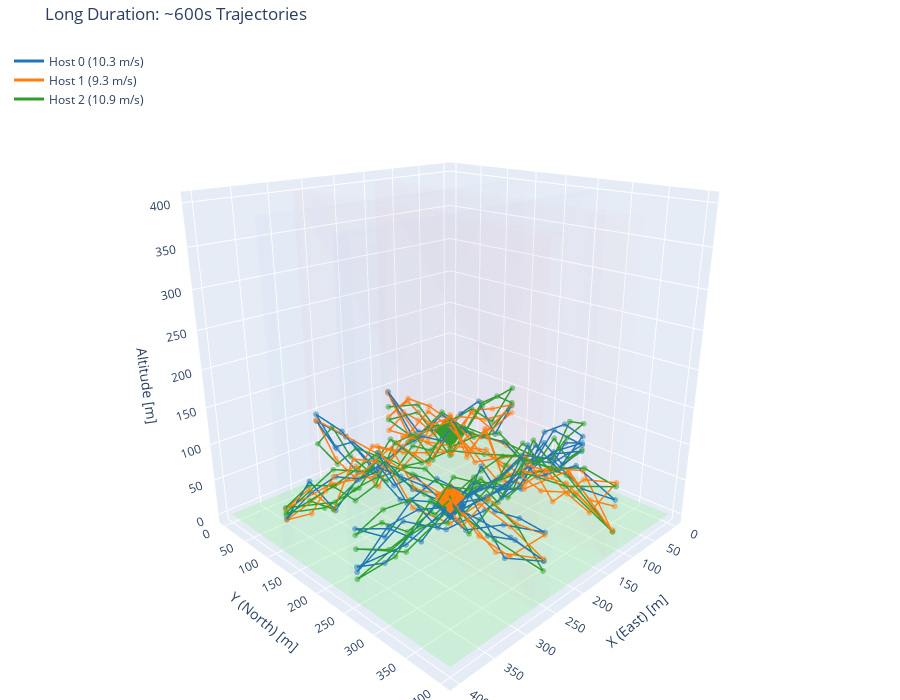

Notebook cell for this chart:
### Markdown cell above
## Example 3: Long Duration Trajectories

Trajectories lasting at least 600 seconds.

### Code cell
corridors = generate_corridors(num_ew=2, num_ns=2, width="25", spacing="130", seed=10)
trajectories = generate_trajectories(corridors, hosts=3, min_duration=600, speed="8-12", seed=10)

print(f"Generated {len(trajectories)} long trajectories")
for tid, tdata in trajectories.items():
    wps = tdata['waypoints']
    # Calculate total distance
    dist = sum(((wps[i+1][0]-wps[i][0])**2 + (wps[i+1][1]-wps[i][1])**2)**0.5 
               for i in range(len(wps)-1))
    duration = dist / tdata['speed']
    print(f"  Host {tid}: {len(wps)} waypoints, {tdata['speed']:.1f} m/s, ~{duration:.0f}s")

fig = visualize_trajectories(corridors, trajectories, title="Long Duration: ~600s Trajectories")
fig.show()

### Figure 1 — Plotly figure (JSON) as saved in the notebook; plotly's stock layout.template omitted (floating-point values rounded to 4 significant figures; data arrays with more than 128 entries replaced by an {"elided": "..."} marker saying what was removed)
{"data": [{"color": "lightgreen", "hoverinfo": "skip", "i": [0, 0], "j": [1, 2], "k": [2, 3], "name": "Ground", "opacity": 0.3, "showlegend": false, "type": "mesh3d", "x": [0, 400, 400, 0], "y": [0, 0, 400, 400], "z": [0, 0, 0, 0]}, {"color": "rgba(100, 150, 255, 0.1)", "hoverinfo": "skip", "i": [0, 0, 4, 4, 0, 1, 0, 3, 1, 2, 4, 5], "j": [1, 2, 5, 6, 1, 5, 3, 7, 2, 6, 5, 6], "k": [2, 3, 6, 7, 4, 4, 4, 4, 5, 5, 1, 2], "name": "EW corridor", "opacity": 0.1, "showlegend": false, "type": "mesh3d", "x": [0, 400, 400, 0, 0, 400, 400, 0], "y": [117.5, 117.5, 142.5, 142.5, 117.5, 117.5, 142.5, 142.5], "z": [0, 0, 0, 0, 400, 400, 400, 400]}, {"color": "rgba(100, 150, 255, 0.1)", "hoverinfo": "skip", "i": [0, 0, 4, 4, 0, 1, 0, 3, 1, 2, 4, 5], "j": [1, 2, 5, 6, 1, 5, 3, 7, 2, 6, 5, 6], "k": [2, 3, 6, 7, 4, 4, 4, 4, 5, 5, 1, 2], "name": "EW corridor", "opacity": 0.1, "showlegend": false, "type": "mesh3d", "x": [0, 400, 400, 0, 0, 400, 400, 0], "y": [247.5, 247.5, 272.5, 272.5, 247.5, 247.5, 272.5, 272.5], "z": [0, 0, 0, 0, 400, 400, 400, 400]}, {"color": "rgba(255, 100, 100, 0.1)", "hoverinfo": "skip", "i": [0, 0, 4, 4, 0, 1, 0, 3, 1, 2, 4, 5], "j": [1, 2, 5, 6, 1, 5, 3, 7, 2, 6, 5, 6], "k": [2, 3, 6, 7, 4, 4, 4, 4, 5, 5, 1, 2], "name": "NS corridor", "opacity": 0.1, "showlegend": false, "type": "mesh3d", "x": [117.5, 142.5, 142.5, 117.5, 117.5, 142.5, 142.5, 117.5], "y": [0, 0, 400, 400, 0, 0, 400, 400], "z": [0, 0, 0, 0, 400, 400, 400, 400]}, {"color": "rgba(255, 100, 100, 0.1)", "hoverinfo": "skip", "i": [0, 0, 4, 4, 0, 1, 0, 3, 1, 2, 4, 5], "j": [1, 2, 5, 6, 1, 5, 3, 7, 2, 6, 5, 6], "k": [2, 3, 6, 7, 4, 4, 4, 4, 5, 5, 1, 2], "name": "NS corridor", "opacity": 0.1, "showlegend": false, "type": "mesh3d", "x": [247.5, 272.5, 272.5, 247.5, 247.5, 272.5, 272.5, 247.5], "y": [0, 0, 400, 400, 0, 0, 400, 400], "z": [0, 0, 0, 0, 400, 400, 400, 400]}, {"hovertemplate": "Host 0<br>x: %{x:.1f}<br>y: %{y:.1f}<br>z: %{z:.1f}<extra></extra>", "line": {"color": "#1f77b4", "width": 3}, "mode": "lines", "name": "Host 0 (10.3 m/s)", "type": "scatter3d", "x": {"elided": "129 float values"}, "y": {"elided": "129 float values"}, "z": {"elided": "129 float values"}}, {"hoverinfo": "skip", "marker": {"color": "#1f77b4", "opacity": 0.5, "size": 2}, "mode": "markers", "showlegend": false, "type": "scatter3d", "x": {"elided": "129 float values"}, "y": {"elided": "129 float values"}, "z": {"elided": "129 float values"}}, {"hovertemplate": "Host 0 START<br>x: %{x:.1f}<br>y: %{y:.1f}<br>z: %{z:.1f}<extra></extra>", "marker": {"color": "#1f77b4", "size": 8, "symbol": "diamond"}, "mode": "markers", "name": "Host 0 start", "showlegend": false, "type": "scatter3d", "x": [260], "y": [260], "z": [63.78]}, {"hovertemplate": "Host 1<br>x: %{x:.1f}<br>y: %{y:.1f}<br>z: %{z:.1f}<extra></extra>", "line": {"color": "#ff7f0e", "width": 3}, "mode": "lines", "name": "Host 1 (9.3 m/s)", "type": "scatter3d", "x": [260, 260, 260, 260, 260, 260, 260, 260, 260, 260, 260, 260, 260, 260, 260, 260, 260, 260, 260, 260, 260, 260, 260, 260, 260, 216.7, 173.3, 130, 86.67, 43.33, 0, 66.67, 133.3, 200, 266.7, 333.3, 400, 366.2, 332.5, 298.8, 265, 231.2, 197.5, 163.8, 130, 130, 130, 130, 130, 130, 130, 130, 130, 130, 130, 130, 130, 130, 130, 130, 130, 130, 130, 130, 130, 86.67, 43.33, 0, 57.14, 114.3, 171.4, 228.6, 285.7, 342.9, 400, 365, 330, 295, 260, 216.7, 173.3, 130, 130, 130, 130, 130, 130, 130, 130, 130, 130, 130, 130, 130, 130, 130, 130, 130, 130, 130, 130, 130, 130, 130, 130, 130, 130, 130, 130, 130, 130, 130, 130, 130, 130, 130, 130, 130, 130, 130, 130, 130, 130, 130, 130], "y": [260, 306.7, 353.3, 400, 360, 320, 280, 240, 200, 160, 120, 80, 40, 0, 65, 130, 197.5, 265, 332.5, 400, 353.3, 306.7, 260, 195, 130, 130, 130, 130, 130, 130, 130, 130, 130, 130, 130, 130, 130, 130, 130, 130, 130, 130, 130, 130, 130, 163.8, 197.5, 231.2, 265, 298.8, 332.5, 366.2, 400, 355.6, 311.1, 266.7, 222.2, 177.8, 133.3, 88.89, 44.44, 0, 43.33, 86.67, 130, 130, 130, 130, 130, 130, 130, 130, 130, 130, 130, 130, 130, 130, 130, 130, 130, 130, 197.5, 265, 332.5, 400, 353.3, 306.7, 260, 227.5, 195, 162.5, 130, 97.5, 65, 32.5, 0, 43.33, 86.67, 130, 173.3, 216.7, 260, 330, 400, 346, 292, 238, 184, 130, 86.67, 43.33, 0, 33.33, 66.67, 100, 133.3, 166.7, 200, 233.3, 266.7, 300, 333.3, 366.7, 400], "z": [72.72, 41.8, 36.68, 85.34, 82.14, 96.58, 43.42, 70.03, 60.75, 98.24, 90.87, 31.12, 44.09, 89.36, 86.69, 83.48, 76.03, 70.48, 32.56, 55.62, 74.69, 84.09, 38.22, 32.18, 94.47, 70.45, 54.34, 40.19, 90.59, 79.45, 72.69, 42.26, 87.69, 87.56, 54.03, 69.11, 62.09, 74.88, 32.89, 90.21, 74.8, 43.31, 60.01, 93.67, 93.07, 51.77, 96.49, 33.47, 42.37, 74.53, 55.23, 42.99, 96.32, 83.44, 35.44, 83.17, 64.42, 41.79, 86.62, 97.43, 95.88, 52.98, 91.58, 70.7, 59.44, 86.92, 46.45, 59.59, 67.35, 89.46, 36.93, 88.36, 66.53, 63.26, 47.12, 41.06, 77.39, 78.54, 36.78, 93.41, 70.79, 50.11, 67.19, 35.24, 86.79, 31.21, 94.3, 80.89, 55.09, 38.91, 97.14, 44.11, 93.43, 57.04, 68.15, 71.69, 91.16, 38.62, 88.7, 78.0, 56.97, 31.02, 60.38, 68.62, 33.69, 61.87, 43.0, 57.92, 62.19, 96.68, 47.72, 36.38, 30.93, 66.74, 39.86, 37.32, 38.43, 79.38, 86.47, 86.68, 70.31, 74.46, 82.76, 59.94, 65.68]}, {"hoverinfo": "skip", "marker": {"color": "#ff7f0e", "opacity": 0.5, "size": 2}, "mode": "markers", "showlegend": false, "type": "scatter3d", "x": [260, 260, 260, 260, 260, 260, 260, 260, 260, 260, 260, 260, 260, 260, 260, 260, 260, 260, 260, 260, 260, 260, 260, 260, 260, 216.7, 173.3, 130, 86.67, 43.33, 0, 66.67, 133.3, 200, 266.7, 333.3, 400, 366.2, 332.5, 298.8, 265, 231.2, 197.5, 163.8, 130, 130, 130, 130, 130, 130, 130, 130, 130, 130, 130, 130, 130, 130, 130, 130, 130, 130, 130, 130, 130, 86.67, 43.33, 0, 57.14, 114.3, 171.4, 228.6, 285.7, 342.9, 400, 365, 330, 295, 260, 216.7, 173.3, 130, 130, 130, 130, 130, 130, 130, 130, 130, 130, 130, 130, 130, 130, 130, 130, 130, 130, 130, 130, 130, 130, 130, 130, 130, 130, 130, 130, 130, 130, 130, 130, 130, 130, 130, 130, 130, 130, 130, 130, 130, 130, 130, 130], "y": [260, 306.7, 353.3, 400, 360, 320, 280, 240, 200, 160, 120, 80, 40, 0, 65, 130, 197.5, 265, 332.5, 400, 353.3, 306.7, 260, 195, 130, 130, 130, 130, 130, 130, 130, 130, 130, 130, 130, 130, 130, 130, 130, 130, 130, 130, 130, 130, 130, 163.8, 197.5, 231.2, 265, 298.8, 332.5, 366.2, 400, 355.6, 311.1, 266.7, 222.2, 177.8, 133.3, 88.89, 44.44, 0, 43.33, 86.67, 130, 130, 130, 130, 130, 130, 130, 130, 130, 130, 130, 130, 130, 130, 130, 130, 130, 130, 197.5, 265, 332.5, 400, 353.3, 306.7, 260, 227.5, 195, 162.5, 130, 97.5, 65, 32.5, 0, 43.33, 86.67, 130, 173.3, 216.7, 260, 330, 400, 346, 292, 238, 184, 130, 86.67, 43.33, 0, 33.33, 66.67, 100, 133.3, 166.7, 200, 233.3, 266.7, 300, 333.3, 366.7, 400], "z": [72.72, 41.8, 36.68, 85.34, 82.14, 96.58, 43.42, 70.03, 60.75, 98.24, 90.87, 31.12, 44.09, 89.36, 86.69, 83.48, 76.03, 70.48, 32.56, 55.62, 74.69, 84.09, 38.22, 32.18, 94.47, 70.45, 54.34, 40.19, 90.59, 79.45, 72.69, 42.26, 87.69, 87.56, 54.03, 69.11, 62.09, 74.88, 32.89, 90.21, 74.8, 43.31, 60.01, 93.67, 93.07, 51.77, 96.49, 33.47, 42.37, 74.53, 55.23, 42.99, 96.32, 83.44, 35.44, 83.17, 64.42, 41.79, 86.62, 97.43, 95.88, 52.98, 91.58, 70.7, 59.44, 86.92, 46.45, 59.59, 67.35, 89.46, 36.93, 88.36, 66.53, 63.26, 47.12, 41.06, 77.39, 78.54, 36.78, 93.41, 70.79, 50.11, 67.19, 35.24, 86.79, 31.21, 94.3, 80.89, 55.09, 38.91, 97.14, 44.11, 93.43, 57.04, 68.15, 71.69, 91.16, 38.62, 88.7, 78.0, 56.97, 31.02, 60.38, 68.62, 33.69, 61.87, 43.0, 57.92, 62.19, 96.68, 47.72, 36.38, 30.93, 66.74, 39.86, 37.32, 38.43, 79.38, 86.47, 86.68, 70.31, 74.46, 82.76, 59.94, 65.68]}, {"hovertemplate": "Host 1 START<br>x: %{x:.1f}<br>y: %{y:.1f}<br>z: %{z:.1f}<extra></extra>", "marker": {"color": "#ff7f0e", "size": 8, "symbol": "diamond"}, "mode": "markers", "name": "Host 1 start", "showlegend": false, "type": "scatter3d", "x": [260], "y": [260], "z": [72.72]}, {"hovertemplate": "Host 2<br>x: %{x:.1f}<br>y: %{y:.1f}<br>z: %{z:.1f}<extra></extra>", "line": {"color": "#2ca02c", "width": 3}, "mode": "lines", "name": "Host 2 (10.9 m/s)", "type": "scatter3d", "x": {"elided": "142 float values"}, "y": {"elided": "142 float values"}, "z": {"elided": "142 float values"}}, {"hoverinfo": "skip", "marker": {"color": "#2ca02c", "opacity": 0.5, "size": 2}, "mode": "markers", "showlegend": false, "type": "scatter3d", "x": {"elided": "142 float values"}, "y": {"elided": "142 float values"}, "z": {"elided": "142 float values"}}, {"hovertemplate": "Host 2 START<br>x: %{x:.1f}<br>y: %{y:.1f}<br>z: %{z:.1f}<extra></extra>", "marker": {"color": "#2ca02c", "size": 8, "symbol": "diamond"}, "mode": "markers", "name": "Host 2 start", "showlegend": false, "type": "scatter3d", "x": [130], "y": [130], "z": [72.62]}], "layout": {"height": 700, "legend": {"x": 0.01, "xanchor": "left", "y": 0.99, "yanchor": "top"}, "margin": {"b": 0, "l": 0, "r": 0, "t": 40}, "scene": {"aspectmode": "data", "camera": {"eye": {"x": 1.5, "y": 1.5, "z": 0.8}}, "xaxis": {"title": {"text": "X (East) [m]"}}, "yaxis": {"title": {"text": "Y (North) [m]"}}, "zaxis": {"title": {"text": "Altitude [m]"}}}, "title": {"text": "Long Duration: ~600s Trajectories"}}}
